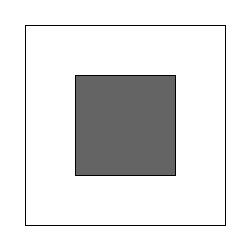
Frame 1 (no input)
Frame 60 (the mouse pressed at the canvas centre just before this capture): identical to frame 1, image omitted
Frame 120 (the mouse held since frame 60 and released just before this capture): identical to frame 1, image omitted

The Processing sketch that drew this single still picture (run headless with seeded random() and noise(); from frame 60 on, the mouse is pressed at the canvas centre):

// Processing sketch: processing_109606
// ── processing_109606.pde

int counter;

void setup() {  //setup function called initially, only once
  size(250, 250);
  background(255);  //set background white
  colorMode(HSB);   //set colors to Hue, Saturation, Brightness mode
  counter = 0;
}

void draw() {  //draw function loops 
 rectMode(RADIUS);  // Set rectMode to RADIUS
fill(255);  // Set fill to white
rect(width/2, height/2, 100, 100);  // Draw white rect using RADIUS mode
rectMode(CENTER);  // Set rectMode to CENTER
fill(100);  // Set fill to gray
rect(width/2, height/2, 100, 100);  // Draw white rect using CENTER mode
}
